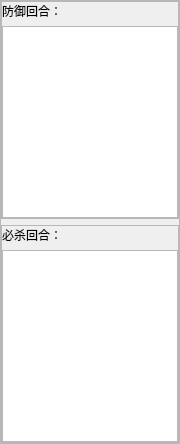
                            <widget class="QFrame" name="frame_24">
                             <property name="minimumSize">
                              <size>
                               <width>180</width>
                               <height>0</height>
                              </size>
                             </property>
                             <property name="maximumSize">
                              <size>
                               <width>180</width>
                               <height>16777215</height>
                              </size>
                             </property>
                             <property name="frameShape">
                              <enum>QFrame::StyledPanel</enum>
                             </property>
                             <property name="frameShadow">
                              <enum>QFrame::Raised</enum>
                             </property>
                             <layout class="QVBoxLayout" name="verticalLayout_33">
                              <property name="leftMargin">
                               <number>0</number>
                              </property>
                              <property name="topMargin">
                               <number>0</number>
                              </property>
                              <property name="rightMargin">
                               <number>0</number>
                              </property>
                              <property name="bottomMargin">
                               <number>0</number>
                              </property>
                              <item>
                               <widget class="QFrame" name="frame_31">
                                <property name="sizePolicy">
                                 <sizepolicy hsizetype="Preferred" vsizetype="Expanding">
                                  <horstretch>0</horstretch>
                                  <verstretch>1</verstretch>
                                 </sizepolicy>
                                </property>
                                <property name="frameShape">
                                 <enum>QFrame::StyledPanel</enum>
                                </property>
                                <property name="frameShadow">
                                 <enum>QFrame::Raised</enum>
                                </property>
                                <layout class="QVBoxLayout" name="verticalLayout_25">
                                 <property name="leftMargin">
                                  <number>0</number>
                                 </property>
                                 <property name="topMargin">
                                  <number>0</number>
                                 </property>
                                 <property name="rightMargin">
                                  <number>0</number>
                                 </property>
                                 <property name="bottomMargin">
                                  <number>0</number>
                                 </property>
                                 <item>
                                  <widget class="QLabel" name="label_16">
                                   <property name="toolTip">
                                    <string>输入需要防御的回合数，用空格或回车分隔</string>
                                   </property>
                                   <property name="text">
                                    <string>防御回合：</string>
                                   </property>
                                  </widget>
                                 </item>
                                 <item>
                                  <widget class="QPlainTextEdit" name="defensePTE3">
                                   <property name="toolTip">
                                    <string>&lt;html&gt;&lt;head/&gt;&lt;body&gt;&lt;p&gt;输入需要防御的回合数，用空格或回车分隔&lt;/p&gt;&lt;p&gt;例如：1 2 3&lt;/p&gt;&lt;p&gt;4 5 6&lt;/p&gt;&lt;/body&gt;&lt;/html&gt;</string>
                                   </property>
                                  </widget>
                                 </item>
                                </layout>
                               </widget>
                              </item>
                              <item>
                               <widget class="QFrame" name="frame_32">
                                <property name="sizePolicy">
                                 <sizepolicy hsizetype="Preferred" vsizetype="Expanding">
                                  <horstretch>0</horstretch>
                                  <verstretch>1</verstretch>
                                 </sizepolicy>
                                </property>
                                <property name="frameShape">
                                 <enum>QFrame::StyledPanel</enum>
                                </property>
                                <property name="frameShadow">
                                 <enum>QFrame::Raised</enum>
                                </property>
                                <layout class="QVBoxLayout" name="verticalLayout_26">
                                 <property name="leftMargin">
                                  <number>0</number>
                                 </property>
                                 <property name="topMargin">
                                  <number>0</number>
                                 </property>
                                 <property name="rightMargin">
                                  <number>0</number>
                                 </property>
                                 <property name="bottomMargin">
                                  <number>0</number>
                                 </property>
                                 <item>
                                  <widget class="QLabel" name="label_17">
                                   <property name="toolTip">
                                    <string>输入需要释放必杀的回合数，用空格或回车分隔</string>
                                   </property>
                                   <property name="text">
                                    <string>必杀回合：</string>
                                   </property>
                                  </widget>
                                 </item>
                                 <item>
                                  <widget class="QPlainTextEdit" name="skillPTE3">
                                   <property name="toolTip">
                                    <string>&lt;html&gt;&lt;head/&gt;&lt;body&gt;&lt;p&gt;输入需要必杀的回合数，用空格或回车分隔&lt;/p&gt;&lt;p&gt;例如：1 2 3&lt;/p&gt;&lt;p&gt;4 5 6&lt;/p&gt;&lt;/body&gt;&lt;/html&gt;</string>
                                   </property>
                                  </widget>
                                 </item>
                                </layout>
                               </widget>
                              </item>
                             </layout>
                            </widget>
